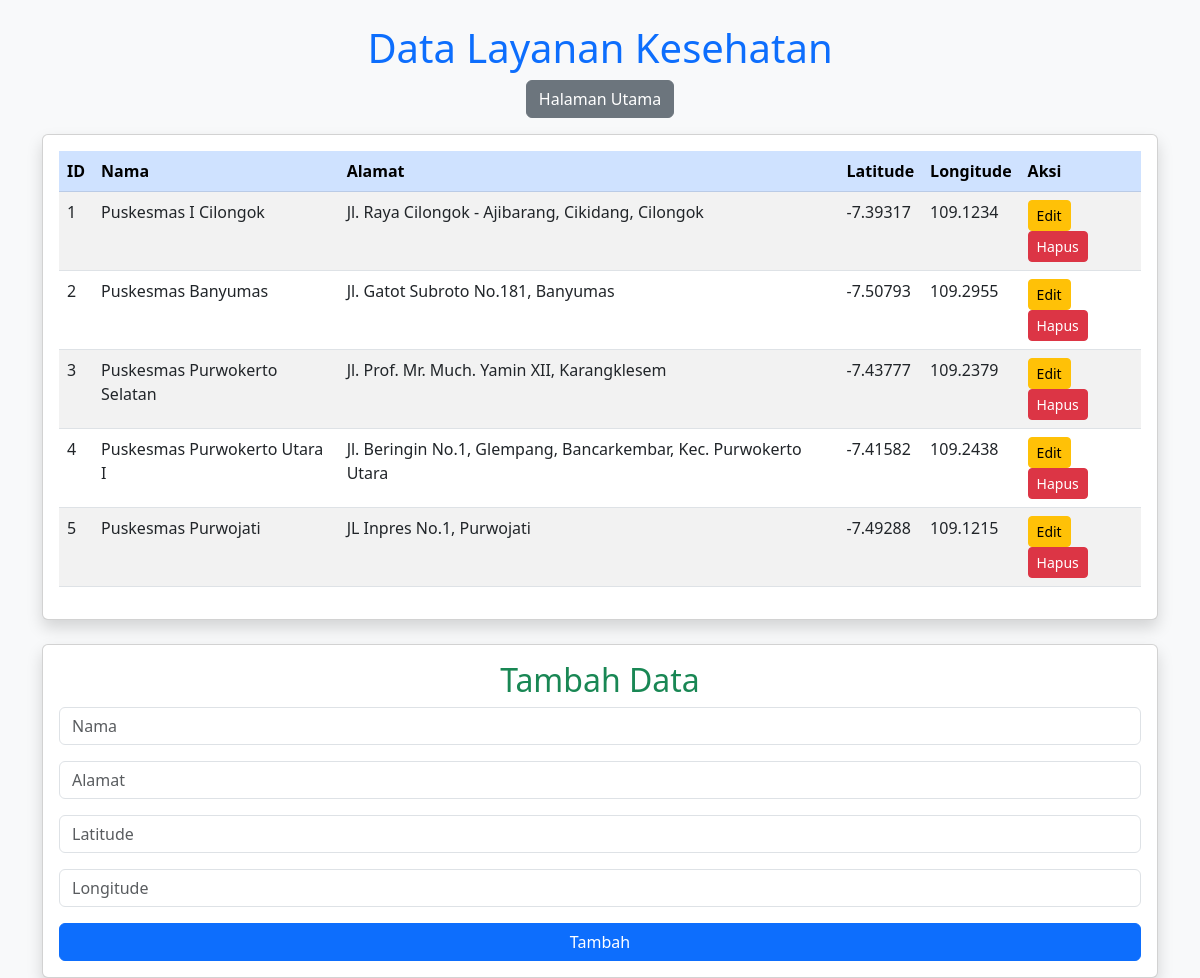
Screenshot of /crud.php with the database file from the repository.
### tables this page shows
CREATE TABLE `health_services` (
  `id` int(11) NOT NULL,
  `name` varchar(255) NOT NULL,
  `address` text DEFAULT NULL,
  `latitude` double NOT NULL,
  `longitude` double NOT NULL
);

### crud.php (the view, shortened to what this page needs)
<?php
include 'db_connection.php';
$result = $conn->query("SELECT * FROM health_services");
?>
<!DOCTYPE html>
<html lang="id">
<head>
    <link href="https://cdn.jsdelivr.net/npm/bootstrap@5.3.0/dist/css/bootstrap.min.css" rel="stylesheet">
</head>
<body class="bg-light">
<div class="container mt-4">
    <h1 class="text-center text-primary">Data Layanan Kesehatan</h1>
    <div class="text-center mb-3">
        <a href="index.php" class="btn btn-secondary">Halaman Utama</a>
    </div>
    <div class="card p-3 shadow">
        <table class="table table-striped table-hover">
            <thead class="table-primary">
                <tr>
                    <th>ID</th>
                    <th>Nama</th>
                    <th>Alamat</th>
                    <th>Latitude</th>
                    <th>Longitude</th>
                    <th>Aksi</th>
                </tr>
            </thead>
            <tbody>
                <?php while ($row = $result->fetch_assoc()) { ?>
                <tr>
                    <td><?= $row['id']; ?></td>
                    <td><?= $row['name']; ?></td>
                    <td><?= $row['address']; ?></td>
                    <td><?= $row['latitude']; ?></td>
                    <td><?= $row['longitude']; ?></td>
                    <td>
                        <a href="edit.php?id=<?= $row['id']; ?>" class="btn btn-warning btn-sm">Edit</a>
                        <form action="crud.php" method="post" class="d-inline">
                            <button type="submit" name="delete" class="btn btn-danger btn-sm">Hapus</button>
                        </form>
                    </td>
                </tr>
                <?php } ?>
            </tbody>
        </table>
    </div>
    <div class="card p-3 shadow mt-4">
        <h2 class="text-center text-success">Tambah Data</h2>
        <form action="crud.php" method="post">
            <div class="mb-3">
                <input type="text" name="name" class="form-control" placeholder="Nama" required>
            </div>
            <div class="mb-3">
                <input type="text" name="address" class="form-control" placeholder="Alamat" required>
            </div>
            <div class="mb-3">
                <input type="number" step="any" name="latitude" class="form-control" placeholder="Latitude" required>
            </div>
            <div class="mb-3">
                <input type="number" step="any" name="longitude" class="form-control" placeholder="Longitude" required>
            </div>
            <button type="submit" name="add" class="btn btn-primary w-100">Tambah</button>
        </form>
    </div>
</div>
</body>
</html>

### rows the page displays
health_services: id "1", name "Puskesmas I Cilongok", address "Jl. Raya Cilongok - Ajibarang, Cikidang, Cilongok", latitude "-7.39317", longitude "109.1234"
health_services: id "2", name "Puskesmas Banyumas", address "Jl. Gatot Subroto No.181, Banyumas", latitude "-7.50793", longitude "109.2955"
health_services: id "3", name "Puskesmas Purwokerto Selatan", address "Jl. Prof. Mr. Much. Yamin XII, Karangklesem", latitude "-7.43777", longitude "109.2379"
health_services: id "4", name "Puskesmas Purwokerto Utara I", address "Jl. Beringin No.1, Glempang, Bancarkembar, Kec. Purwokerto Utara", latitude "-7.41582", longitude "109.2438"
health_services: id "5", name "Puskesmas Purwojati", address "JL Inpres No.1, Purwojati", latitude "-7.49288", longitude "109.1215"
